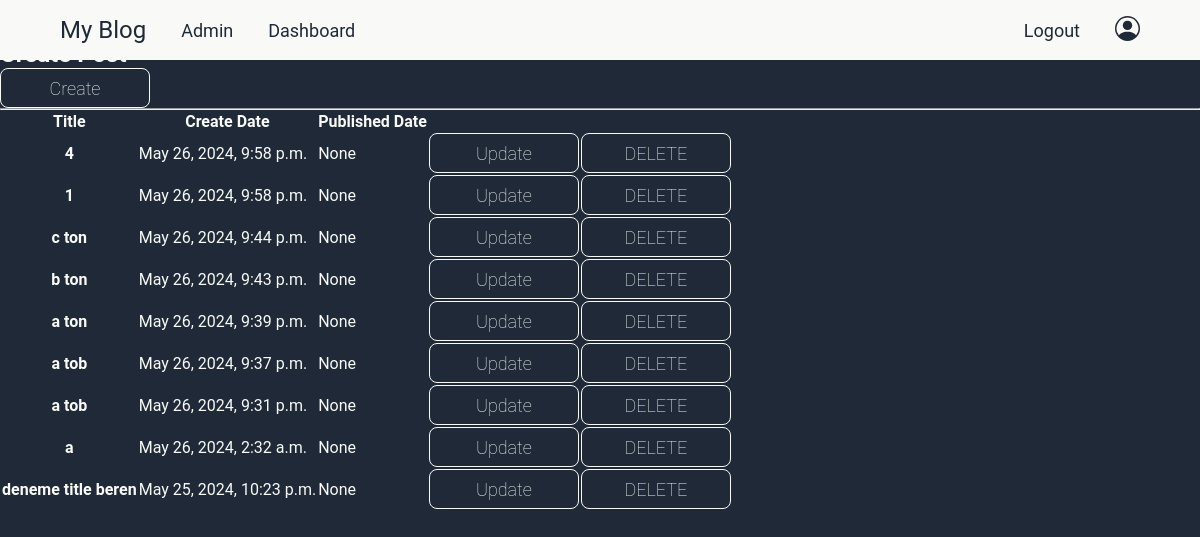
Page /dashboard/ (signed in) on the earlier database version.
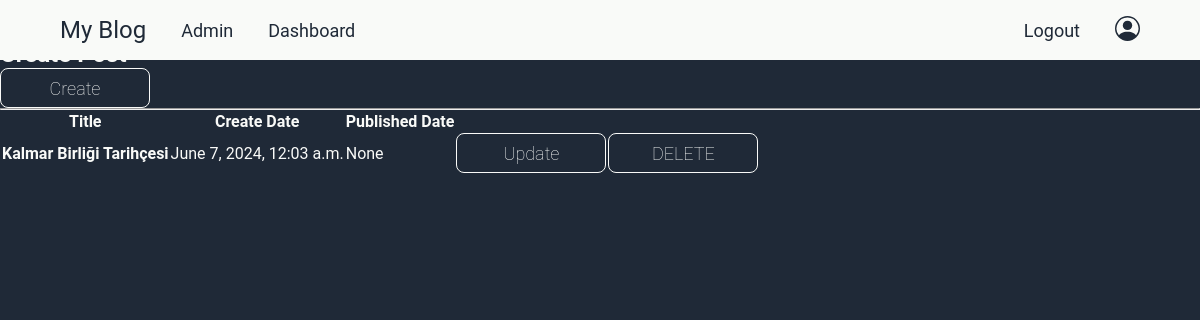
Same page on the later database version.
### blog/models.py (models this page shows, shortened)
class Post(models.Model):
    author = models.ForeignKey("auth.User",on_delete = models.CASCADE)
    title = models.CharField(max_length=40)
    content = models.TextField()
    create_date = models.DateTimeField(default = timezone.now)
    published_date = models.DateTimeField(blank=True,null=True)

### blog/views.py (the view)
# urls.py: path('dashboard/',views.Dashboard,name='dashboard'),
@login_required
def Dashboard(request):
    if request.user.is_authenticated:
        UserPosts=models.Post.objects.filter(author_id=request.user).order_by('-create_date')
        return render(request,'blog/dashboard.html',context={'posts':UserPosts})
    else:
        return HttpResponse("You need to Login for view profile page.")

### templates/blog/dashboard.html (shortened to what this page needs)
{% extends "base.html" %}
{% load static %}
{% block bodyBlock %}
<div class="container">
    <h1>Dashboard</h1>
    <h2>Create Post</h2>
    <a href="{% url 'blog:create' %}"><button class="btn btn-success">Create</button></a>
    <hr>
    <table class="table table-hover">
        <thead>
          <tr>
            <th scope="col">Title</th>
            <th scope="col">Create Date</th>
            <th scope="col">Published Date</th>
            <th></th>
            <th></th>
          </tr>
        </thead>
        <tbody>
            {% for post in posts %}
                <tr>
                    <th scope="row"><a href="{% url 'detail' pk=post.pk%}">{{post.title}}</a></th>
                    <td>{{post.create_date}}</td>
                    <td>{{post.published_date}}</td>
                    <td><a href="{% url 'blog:update' id=post.id%}"><button class="btn btn-warning">Update</button></a></td>
                    <td><a href="{% url 'blog:delete' id=post.id%}"><button class="btn btn-danger">DELETE</button></a></td>
                </tr>
            {% endfor %}
        </tbody>
    </table>
</div>
{% endblock bodyBlock %}

### templates/base.html (shortened to what this page needs)
<!DOCTYPE html>
{% load static %}
<html lang="en">
<head>
    <link rel="stylesheet" href="{% static 'css/style.css' %}">
</head>
<body>
    <header>
        <nav id="navbar">
            <div class="nav-left">
                <ul class="flex">
                    <a href="{% url 'index'%}"><li class="logo">My Blog</li></a>
                    <li class="nav-item"><a href="{% url 'admin:index' %}">Admin</a></li>
                    {% if user.is_authenticated %}
                    <li class="nav-item"><a href="{% url 'dashboard' %}">Dashboard</li></a>
                    {% endif %}
                </ul>
            </div>
            <div class="nav-right">
                <ul class="flex">
                    {% if user.is_authenticated %}
                    <li class="nav-item"><a href="{% url 'logout' %}">Logout</li></a>
                    <li class="nav-user">
                        <a href="{% url 'profile' %}">
                        </a>
                    </li>
                    {% endif %}
                </ul>
            </div>
        </nav>
    </header>
    {% block bodyBlock %}
    {% endblock bodyBlock %}
</body>
</html>

### static/css/style.css (style rules this page uses)
body { background-color: #1F2937; color: #F9FAF8; }
* { padding: 0; margin: 0; text-decoration: none; list-style: none; font-family: "Roboto", sans-serif; }
a { color: inherit; }
.flex { display: flex; }
.btn { background: #1F2937; color: #F9FAF8; width: 150px; height: 40px; font-size: 18px; font-weight: 100; border: 1px solid #F9FAF8; border-radius: 8px; }
.sticky { background-color: #F9FAF8!important; height: 60px!important; }
.sticky ul { color: #1F2937; }
header { position: fixed; top: 0; width: 100%; z-index: 200; }
#navbar { display: flex; justify-content: space-between; height: 100px; padding: 0 60px 0 60px; align-items: center; font-size: 18px; color: #F9FAF8; transition: 1s; }
.nav-left ul { align-items: center; gap: 35px; }
.nav-right ul { align-items: center; gap: 35px; }
.logo { font-size: 24px; }
.container { width: 100%; }

Differences in the rows shown:
removed Post: title "4", create_date "May 26, 2024, 9:58 p.m.", published_date "None"
removed Post: title "1", create_date "May 26, 2024, 9:58 p.m.", published_date "None"
removed Post: title "c ton", create_date "May 26, 2024, 9:44 p.m.", published_date "None"
removed Post: title "b ton", create_date "May 26, 2024, 9:43 p.m.", published_date "None"
removed Post: title "a ton", create_date "May 26, 2024, 9:39 p.m.", published_date "None"
removed Post: title "a tob", create_date "May 26, 2024, 9:37 p.m.", published_date "None"
removed Post: title "a tob", create_date "May 26, 2024, 9:31 p.m.", published_date "None"
removed Post: title "a", create_date "May 26, 2024, 2:32 a.m.", published_date "None"
removed Post: title "deneme title beren", create_date "May 25, 2024, 10:23 p.m.", published_date "None"
added Post: title "Kalmar Birliği Tarihçesi", create_date "June 7, 2024, 12:03 a.m.", published_date "None"
